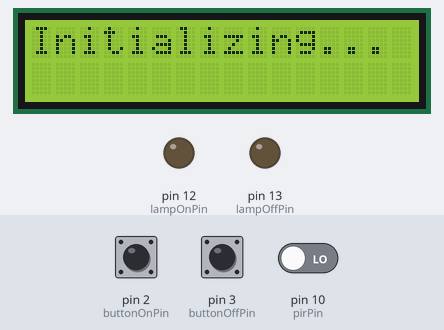
This sketch was run on a simulated Arduino Uno, built with avr-gcc and run on an emulated ATmega328P. Shown: 16×2 character LCD, output pins drawn as LEDs (lit = HIGH). The test bench sets the inputs (shaded band); at power-on: pin 2 (buttonOnPin) HIGH, pin 3 (buttonOffPin) HIGH, pin 10 (pirPin) LOW. What the sketch prints to the serial monitor is not drawn.

Above: at 0.1 s.
At 60.2 s:
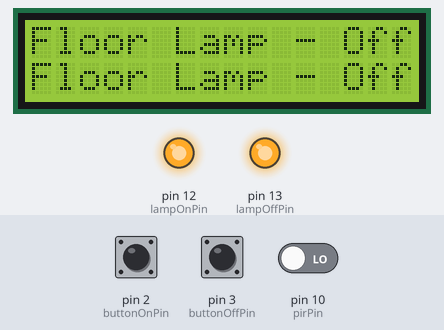
Timing chart, 0 to 61.7 s (numbered marks = the images above):
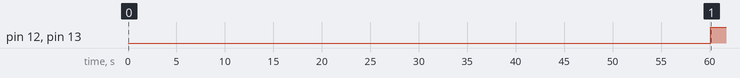

Measured:
- by itself, pin 12 (lampOnPin), pin 13 (lampOffPin): LOW → HIGH at 60.1 s

The sketch:

arduino.ino
```cpp
#include <LiquidCrystal.h>

const int buttonOnPin = 2;
const int buttonOffPin = 3;
const int lampOnPin = 12;
const int lampOffPin = 13;
int buttonOnState = 0;
int buttonOffState = 0;
int pirPin = 10;
int pirValue;

const int rs = 4, en = 5, d4 = 6, d5 = 7, d6 = 8, d7 = 9;
LiquidCrystal lcd(rs, en, d4, d5, d6, d7);

void setup()
{
  Serial.begin(9600);

  pinMode(pirPin, INPUT);
  pinMode(buttonOnPin, INPUT_PULLUP);
  pinMode(buttonOffPin, INPUT_PULLUP);
  pinMode(lampOnPin, OUTPUT);
  pinMode(lampOffPin, OUTPUT);
  digitalWrite(lampOnPin, LOW);
  digitalWrite(lampOffPin, LOW);

  lcd.begin(16, 2);
  lcd.print("Initializing...");

  delay(60000);
  lcd.begin(16, 2);
  lcd.print("Floor Lamp - Off");
  lcd.setCursor(0,1);
  lcd.print("<-ON   Off->");
}

void loop() {
  pirValue = digitalRead(pirPin);
  Serial.println(pirValue);
  buttonOnState = digitalRead(buttonOnPin);
  buttonOffState = digitalRead(buttonOffPin);
  if (buttonOnState == HIGH) {
    digitalWrite(lampOnPin, HIGH);
    lcd.setCursor(0,1);
    lcd.print("Floor Lamp - On ");
  } if (buttonOffState == HIGH) {
    digitalWrite(lampOffPin, HIGH);
    lcd.setCursor(0,1);
    lcd.print("Floor Lamp - Off");
  } else {
    digitalWrite(lampOffPin, LOW);
    digitalWrite(lampOnPin, LOW);
  }
}
```
